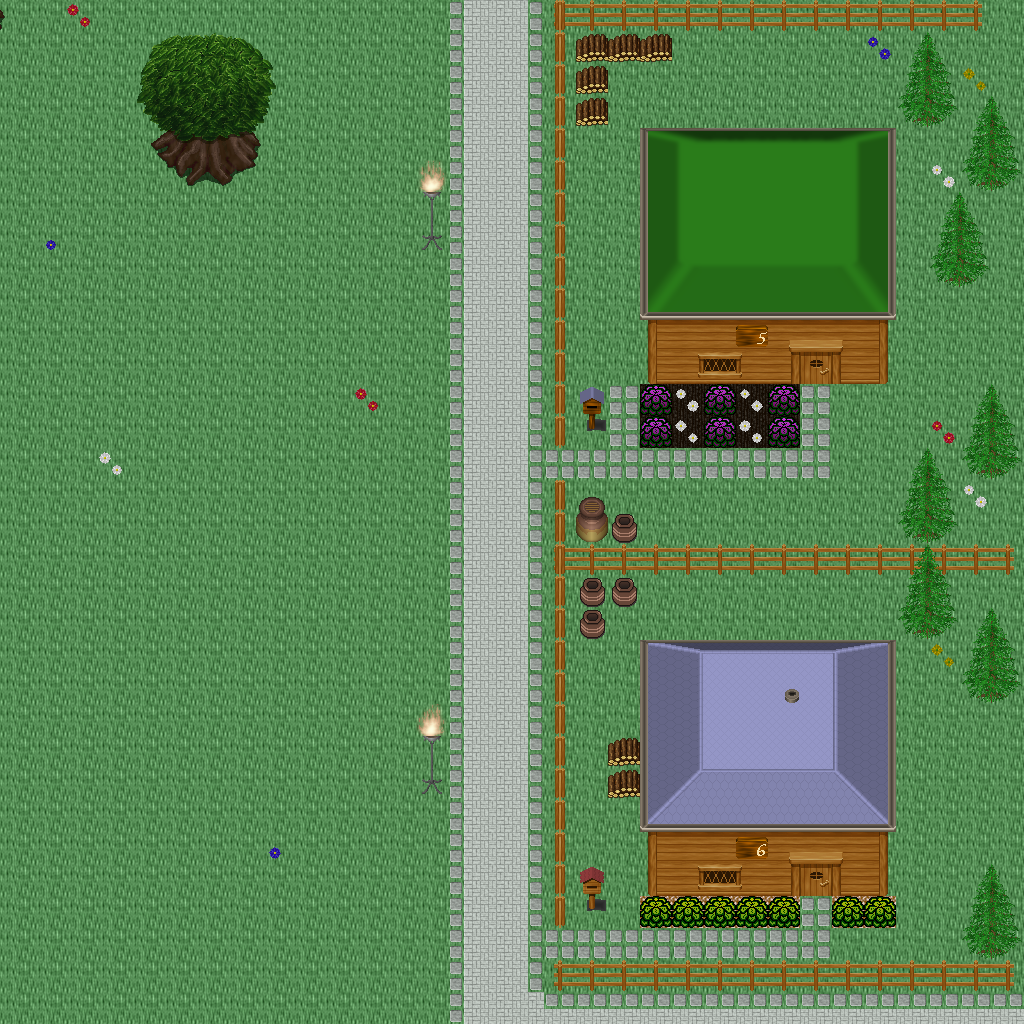

This game map was drawn from its Tiled (.tmx) file and the tilesets committed beside it. A one-line description and the trimmed map source follow:
An orthogonal 32x32 tile map with 32x32 px tiles, 5 tile layers (Ground, Objects, Objects2, Above, ...), 1 hidden layer not drawn, 60 tilesets.

<map version="1.10" tiledversion="1.11.0" orientation="orthogonal" renderorder="right-down" width="32" height="32" tilewidth="32" tileheight="32" infinite="0" nextlayerid="11" nextobjectid="1">
 <tileset firstgid="1" name="logic_collision" tilewidth="32" tileheight="32" tilecount="1" columns="1">
  <image source="../drawable/logic_collision.png" width="32" height="32" />
 </tileset>
 <tileset firstgid="2" name="building_decoration_orbpedestal" tilewidth="32" tileheight="32" tilecount="2" columns="1">
  <image source="../drawable/building_decoration_orbpedestal.png" width="32" height="64" />
 </tileset>
 <tileset firstgid="4" name="building_decoration_chimney" tilewidth="32" tileheight="32" tilecount="2" columns="1">
  <image source="../drawable/building_decoration_chimney.png" width="32" height="64" />
 </tileset>
 <tileset firstgid="6" name="item_statue_fairypool" tilewidth="32" tileheight="32" tilecount="16" columns="2">
  <image source="../drawable/item_statue_fairypool.png" width="64" height="256" />
 </tileset>
 <tileset firstgid="22" name="building_decoration_stone_details" tilewidth="32" tileheight="32" tilecount="4" columns="2">
  <image source="../drawable/building_decoration_stone_details.png" width="64" height="64" />
 </tileset>
 <tileset firstgid="26" name="building_door_closed" tilewidth="32" tileheight="32" tilecount="1" columns="1">
  <image source="../drawable/building_door_closed.png" width="32" height="32" />
 </tileset>
 <tileset firstgid="27" name="building_door_door" tilewidth="32" tileheight="32" tilecount="6" columns="3">
  <image source="../drawable/building_door_door.png" width="96" height="64" />
 </tileset>
 <tileset firstgid="33" name="building_fence_fence_chunky" tilewidth="32" tileheight="32" tilecount="21" columns="3">
  <image source="../drawable/building_fence_fence_chunky.png" width="96" height="224" />
 </tileset>
 <tileset firstgid="54" name="building_roof_blue" tilewidth="32" tileheight="32" tilecount="20" columns="5">
  <image source="../drawable/building_roof_blue.png" width="160" height="128" />
 </tileset>
 <tileset firstgid="74" name="building_roof_green" tilewidth="32" tileheight="32" tilecount="20" columns="5">
  <image source="../drawable/building_roof_green.png" width="160" height="128" />
 </tileset>
 <tileset firstgid="94" name="building_roof_red" tilewidth="32" tileheight="32" tilecount="20" columns="5">
  <image source="../drawable/building_roof_red.png" width="160" height="128" />
 </tileset>
 <tileset firstgid="114" name="building_roof_red2" tilewidth="32" tileheight="32" tilecount="20" columns="5">
  <image source="../drawable/building_roof_red2.png" width="160" height="128" />
 </tileset>
 <tileset firstgid="134" name="building_roof_roof_borders" tilewidth="32" tileheight="32" tilecount="9" columns="3">
  <image source="../drawable/building_roof_roof_borders.png" width="96" height="96" />
 </tileset>
 <tileset firstgid="143" name="building_roof_yellow" tilewidth="32" tileheight="32" tilecount="20" columns="5">
  <image source="../drawable/building_roof_yellow.png" width="160" height="128" />
 </tileset>
 <tileset firstgid="163" name="building_window_window_long" tilewidth="32" tileheight="32" tilecount="3" columns="3">
  <image source="../drawable/building_window_window_long.png" width="96" height="32" />
 </tileset>
 <tileset firstgid="166" name="ground_cobbled_paving" tilewidth="32" tileheight="32" tilecount="1" columns="1">
  <image source="../drawable/ground_cobbled_paving.png" width="32" height="32" />
 </tileset>
 <tileset firstgid="167" name="ground_gravel" tilewidth="32" tileheight="32" tilecount="1" columns="1">
  <image source="../drawable/ground_gravel.png" width="32" height="32" />
 </tileset>
 <tileset firstgid="168" name="ground_stone_floors" tilewidth="32" tileheight="32" tilecount="6" columns="3">
  <image source="../drawable/ground_stone_floors.png" width="96" height="64" />
 </tileset>
 <tileset firstgid="174" name="ground_ground" tilewidth="32" tileheight="32" tilecount="33" columns="3">
  <image source="../drawable/ground_ground.png" width="96" height="352" />
 </tileset>
 <tileset firstgid="207" name="plant_bush_various_small" tilewidth="32" tileheight="32" tilecount="9" columns="3">
  <image source="../drawable/plant_bush_various_small.png" width="96" height="96" />
 </tileset>
 <tileset firstgid="216" name="plant_flower_daisy_blue" tilewidth="32" tileheight="32" tilecount="8" columns="2">
  <image source="../drawable/plant_flower_daisy_blue.png" width="64" height="128" />
 </tileset>
 <tileset firstgid="224" name="plant_flower_daisy_red" tilewidth="32" tileheight="32" tilecount="8" columns="2">
  <image source="../drawable/plant_flower_daisy_red.png" width="64" height="128" />
 </tileset>
 <tileset firstgid="232" name="plant_flower_daisy_white" tilewidth="32" tileheight="32" tilecount="8" columns="2">
  <image source="../drawable/plant_flower_daisy_white.png" width="64" height="128" />
 </tileset>
 <tileset firstgid="240" name="plant_flower_daisy_yellow" tilewidth="32" tileheight="32" tilecount="8" columns="2">
  <image source="../drawable/plant_flower_daisy_yellow.png" width="64" height="128" />
 </tileset>
 <tileset firstgid="248" name="plant_tree_spruce" tilewidth="32" tileheight="32" tilecount="6" columns="2">
  <image source="../drawable/plant_tree_spruce.png" width="64" height="96" />
 </tileset>
 <tileset firstgid="254" name="item_pot_pot_purple" tilewidth="32" tileheight="32" tilecount="1" columns="1">
  <image source="../drawable/item_pot_pot_purple.png" width="32" height="32" />
 </tileset>
 <tileset firstgid="255" name="item_pot_pot_tall" tilewidth="32" tileheight="32" tilecount="2" columns="1">
  <image source="../drawable/item_pot_pot_tall.png" width="32" height="64" />
 </tileset>
 <tileset firstgid="257" name="item_pot_small_barrel" tilewidth="32" tileheight="32" tilecount="2" columns="1">
  <image source="../drawable/item_pot_small_barrel.png" width="32" height="64" />
 </tileset>
 <tileset firstgid="259" name="item_postbox" tilewidth="32" tileheight="32" tilecount="4" columns="2">
  <image source="../drawable/item_postbox.png" width="64" height="64" />
 </tileset>
 <tileset firstgid="263" name="furniture_chair_wooden_pale" tilewidth="32" tileheight="32" tilecount="4" columns="2">
  <image source="../drawable/furniture_chair_wooden_pale.png" width="64" height="64" />
 </tileset>
 <tileset firstgid="267" name="furniture_table_wooden" tilewidth="32" tileheight="32" tilecount="1" columns="1">
  <image source="../drawable/furniture_table_wooden.png" width="32" height="32" />
 </tileset>
 <tileset firstgid="268" name="furniture_table_brick_base" tilewidth="32" tileheight="32" tilecount="3" columns="3">
  <image source="../drawable/furniture_table_brick_base.png" width="96" height="32" />
 </tileset>
 <tileset firstgid="271" name="furniture_light_iron_lamp" tilewidth="32" tileheight="32" tilecount="3" columns="1">
  <image source="../drawable/furniture_light_iron_lamp.png" width="32" height="96" />
 </tileset>
 <tileset firstgid="274" name="furniture_light_flames" tilewidth="32" tileheight="32" tilecount="6" columns="6">
  <image source="../drawable/furniture_light_flames.png" width="192" height="32" />
 </tileset>
 <tileset firstgid="280" name="furniture_sink_dark_side_on" tilewidth="32" tileheight="32" tilecount="6" columns="3">
  <image source="../drawable/furniture_sink_dark_side_on.png" width="96" height="64" />
 </tileset>
 <tileset firstgid="286" name="ground_grass_corners" tilewidth="32" tileheight="32" tilecount="24" columns="6">
  <image source="../drawable/ground_grass_corners.png" width="192" height="128" />
 </tileset>
 <tileset firstgid="310" name="ground_grass_edges" tilewidth="32" tileheight="32" tilecount="36" columns="12">
  <image source="../drawable/ground_grass_edges.png" width="384" height="96" />
 </tileset>
 <tileset firstgid="346" name="plant_tree_tree_fluffy" tilewidth="32" tileheight="32" tilecount="12" columns="4">
  <image source="../drawable/plant_tree_tree_fluffy.png" width="128" height="96" />
 </tileset>
 <tileset firstgid="358" name="ground_water_dungeon_water" tilewidth="32" tileheight="32" tilecount="30" columns="3">
  <image source="../drawable/ground_water_dungeon_water.png" width="96" height="320" />
 </tileset>
 <tileset firstgid="388" name="furniture_table_wooden_rectangular" tilewidth="32" tileheight="32" tilecount="9" columns="3">
  <image source="../drawable/furniture_table_wooden_rectangular.png" width="96" height="96" />
 </tileset>
 <tileset firstgid="397" name="item_statue_metal_and_stone" tilewidth="32" tileheight="32" tilecount="6" columns="3">
  <image source="../drawable/item_statue_metal_and_stone.png" width="96" height="64" />
 </tileset>
 <tileset firstgid="403" name="ground_fire_fire" tilewidth="32" tileheight="32" tilecount="27" columns="3">
  <image source="../drawable/ground_fire_fire.png" width="96" height="288" />
 </tileset>
 <tileset firstgid="430" name="furniture_table_bench" tilewidth="32" tileheight="32" tilecount="3" columns="3">
  <image source="../drawable/furniture_table_bench.png" width="96" height="32" />
 </tileset>
 <tileset firstgid="433" name="plant_bush_hosta" tilewidth="32" tileheight="32" tilecount="9" columns="3">
  <image source="../drawable/plant_bush_hosta.png" width="96" height="96" />
 </tileset>
 <tileset firstgid="442" name="plant_tree_tree_green" tilewidth="32" tileheight="32" tilecount="88" columns="8">
  <image source="../drawable/plant_tree_tree_green.png" width="256" height="352" />
 </tileset>
 <tileset firstgid="530" name="item_sign_large" tilewidth="32" tileheight="32" tilecount="15" columns="5">
  <image source="../drawable/item_sign_large.png" width="160" height="96" />
 </tileset>
 <tileset firstgid="545" name="building_wall_wall_brown" tilewidth="32" tileheight="32" tilecount="12" columns="3">
  <image source="../drawable/building_wall_wall_brown.png" width="96" height="128" />
 </tileset>
 <tileset firstgid="557" name="ground_green_paving_4" tilewidth="32" tileheight="32" tilecount="3" columns="3">
  <image source="../drawable/ground_green_paving_4.png" width="96" height="32" />
 </tileset>
 <tileset firstgid="560" name="item_swing" tilewidth="32" tileheight="32" tilecount="4" columns="2">
  <image source="../drawable/item_swing.png" width="64" height="64" />
 </tileset>
 <tileset firstgid="564" name="item_fishrods" tilewidth="32" tileheight="32" tilecount="12" columns="4">
  <image source="../drawable/item_fishrods.png" width="128" height="96" />
 </tileset>
 <tileset firstgid="576" name="logic_creature_human_kalavan" tilewidth="32" tileheight="32" tilecount="5" columns="5">
  <image source="../drawable/logic_creature_human_kalavan.png" width="160" height="32" />
 </tileset>
 <tileset firstgid="581" name="logic_creature_animal" tilewidth="32" tileheight="32" tilecount="32" columns="8">
  <image source="../drawable/logic_creature_animal.png" width="256" height="128" />
 </tileset>
 <tileset firstgid="613" name="building_decoration_numbers" tilewidth="32" tileheight="32" tilecount="20" columns="2">
  <image source="../drawable/building_decoration_numbers.png" width="64" height="320" />
 </tileset>
 <tileset firstgid="633" name="ground_green_paving" tilewidth="32" tileheight="32" tilecount="18" columns="3">
  <image source="../drawable/ground_green_paving.png" width="96" height="192" />
 </tileset>
 <tileset firstgid="651" name="item_huge_orb" tilewidth="32" tileheight="32" tilecount="16" columns="2">
  <image source="../drawable/item_huge_orb.png" width="64" height="256" />
 </tileset>
 <tileset firstgid="667" name="light_light_5x5" tilewidth="32" tileheight="32" tilecount="25" columns="5">
  <image source="../drawable/light_light_5x5.png" width="160" height="160" />
 </tileset>
 <tileset firstgid="692" name="light_dim_light_5x5" tilewidth="32" tileheight="32" tilecount="25" columns="5">
  <image source="../drawable/light_dim_light_5x5.png" width="160" height="160" />
 </tileset>
 <tileset firstgid="717" name="item_firewood" tilewidth="32" tileheight="32" tilecount="12" columns="3">
  <image source="../drawable/item_firewood.png" width="96" height="128" />
 </tileset>
 <tileset firstgid="729" name="logic_creature_fowl" tilewidth="32" tileheight="32" tilecount="6" columns="6">
  <image source="../drawable/logic_creature_fowl.png" width="192" height="32" />
 </tileset>
 <tileset firstgid="735" name="logic_creature_human_imperial" tilewidth="32" tileheight="32" tilecount="16" columns="8">
  <image source="../drawable/logic_creature_human_imperial.png" width="256" height="64" />
 </tileset>
 <layer id="1" name="Ground" width="32" height="32">
  <data>[1024 cells, 1024 non-empty, 4 distinct tile ids]</data>
 </layer>
 <layer id="2" name="Objects" width="32" height="32">
  <data>[1024 cells, 302 non-empty, 41 distinct tile ids]</data>
 </layer>
 <layer id="3" name="Objects2" width="32" height="32">
  <data>[1024 cells, 22 non-empty, 12 distinct tile ids]</data>
 </layer>
 <layer id="4" name="Above" width="32" height="32">
  <data>[1024 cells, 153 non-empty, 68 distinct tile ids]</data>
 </layer>
 <layer id="5" name="Above2" width="32" height="32">
  <data>[1024 cells, 9 non-empty, 3 distinct tile ids]</data>
 </layer>
 <layer id="6" name="Walkable" width="32" height="32" visible="0">
  <data>[1024 cells, 215 non-empty, 1 distinct tile ids]</data>
 </layer>
 <objectgroup id="7" name="Mapevents" />
 <objectgroup id="8" name="Spawn" />
 <objectgroup id="9" name="Keys" />
 <objectgroup id="10" name="Replace" />
</map>
